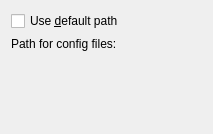
<ui version="4.0" >
 <class>HomeDirConfigBase</class>
 <widget class="QWidget" name="HomeDirConfigBase" >
  <property name="geometry" >
   <rect>
    <x>0</x>
    <y>0</y>
    <width>213</width>
    <height>134</height>
   </rect>
  </property>
  <property name="windowTitle" >
   <string>Form1</string>
  </property>
  <layout class="QVBoxLayout" >
   <property name="margin" >
    <number>11</number>
   </property>
   <property name="spacing" >
    <number>6</number>
   </property>
   <item>
    <widget class="QCheckBox" name="chkDefault" >
     <property name="text" >
      <string>Use &amp;default path</string>
     </property>
    </widget>
   </item>
   <item>
    <widget class="QLabel" name="TextLabel1" >
     <property name="text" >
      <string>Path for config files:</string>
     </property>
     <property name="wordWrap" >
      <bool>false</bool>
     </property>
    </widget>
   </item>
   <item>
    <widget class="EditFile" native="1" name="edtPath" />
   </item>
   <item>
    <spacer>
     <property name="orientation" >
      <enum>Qt::Vertical</enum>
     </property>
     <property name="sizeType" >
      <enum>QSizePolicy::Expanding</enum>
     </property>
     <property name="sizeHint" >
      <size>
       <width>20</width>
       <height>20</height>
      </size>
     </property>
    </spacer>
   </item>
  </layout>
 </widget>
 <customwidgets>
  <customwidget>
   <class>EditFile</class>
   <extends>QWidget</extends>
   <header>editfile.h</header>
  </customwidget>
 </customwidgets>
 <resources/>
 <connections/>
</ui>
